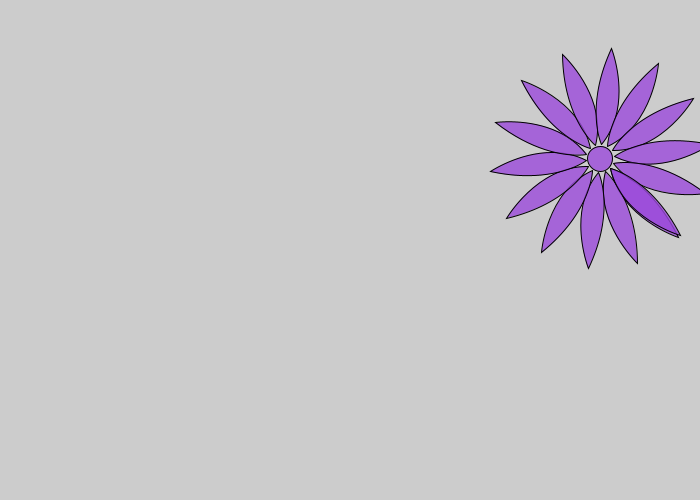
Frame 1 (no input)
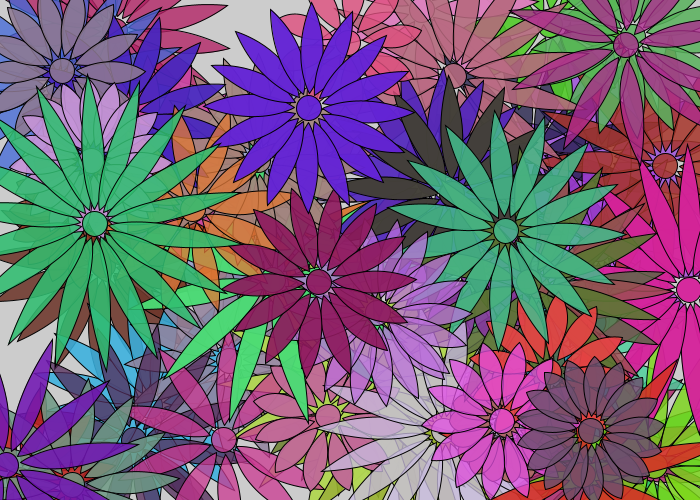
Frame 60 (the mouse pressed at the canvas centre just before this capture)
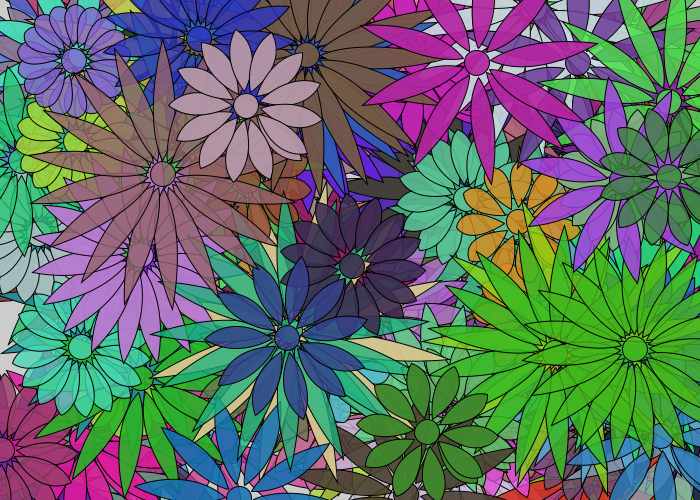
Frame 120 (the mouse held since frame 60 and released just before this capture)

The Processing sketch that drew these frames (run headless with seeded random() and noise(); from frame 60 on, the mouse is pressed at the canvas centre):

// Processing sketch: processing_312
// ── processing_312.pde



int xMin = 0;
int yMax,xMax;
int yMin = 0;

void setup() {
  smooth();
  size(700,500);
  yMax = height;
  xMax = width;
  frameRate(5);
}

void draw() {
  randomFlower();
}

void randomFlower() {
  
  color clr = color(random(20,230),random(20,230), random(20,230));
  float trans = random(190, 250);
  fill(clr,trans);
  //position of center of flower can be varied by translate
  translate(random(xMin,xMax),random(yMin, yMax));
  //number of petals (numPetals) can be varied
  float numPetals = random(9, 20);
  float petalLength = random(30, 100);
  println("Petal length = " + petalLength);
  for (float rot = 0; rot < (2 * PI); rot += (2 * PI) / numPetals) {
    pushMatrix();
    rotate(rot);
    beginShape();
    vertex(10,10);
    //petal length = distance between x,y params (1st 2 and last 2) below
    bezierVertex(10,10,50,20,10 + petalLength,10 + petalLength);
    // to make the petals fatter, increase the 3rd param below
      //petal length = distance between x,y params (1st 2 and last 2) below
    bezierVertex(10 + petalLength ,10 + petalLength,20,60,10,10);
    endShape();
    
    popMatrix();
  }
  //center size - change below
  ellipse(0,0,25,25);
}
